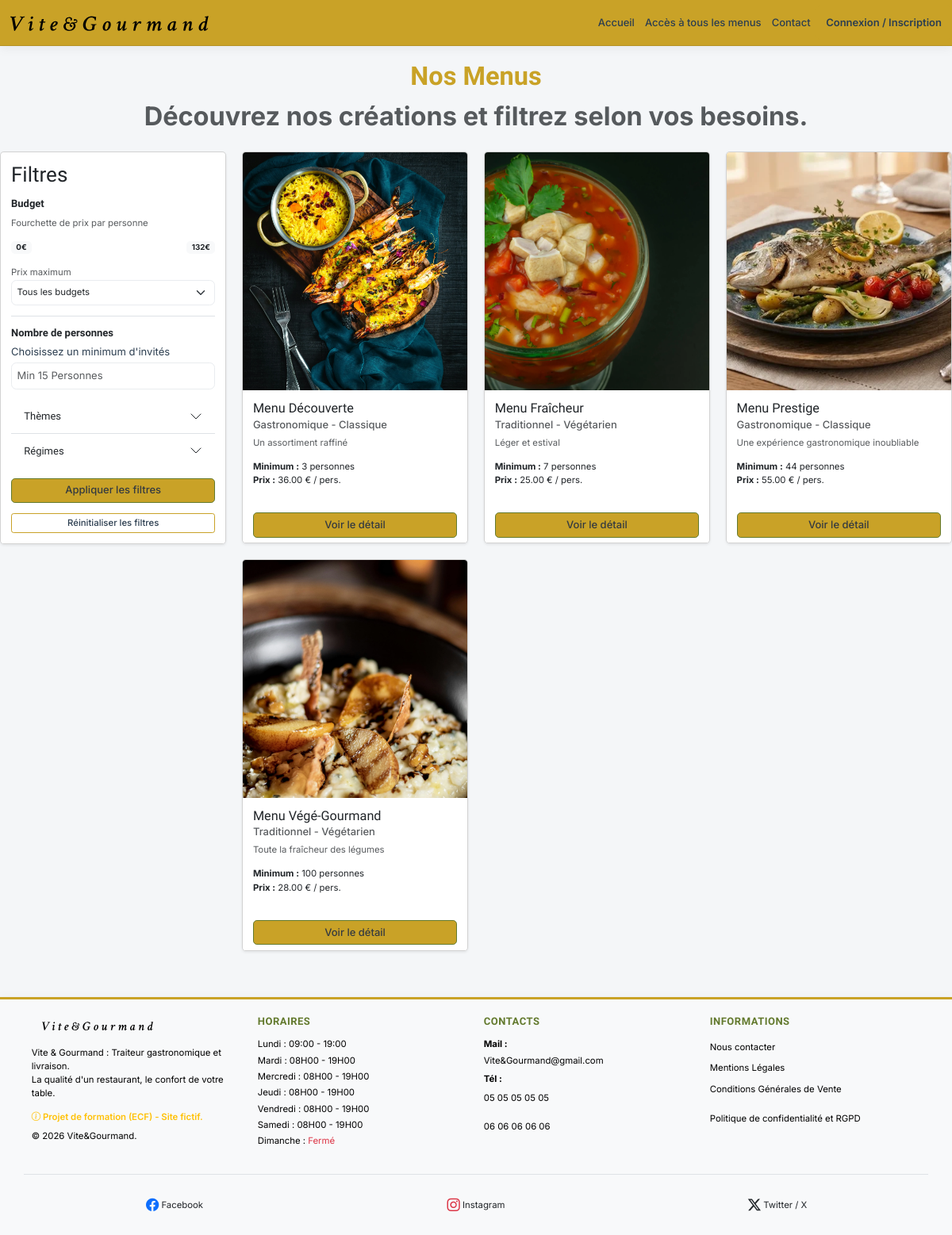
/?page=search, run on the app's committed database.
### tables this page shows
CREATE TABLE
  `vg_plat` (
    `plat_id` int (11) NOT NULL AUTO_INCREMENT,
    `titre_plat` varchar(50) NOT NULL,
    `description_plat` varchar(255) DEFAULT NULL,
    `photo` varchar(255) DEFAULT NULL,
    `categorie` varchar(50) DEFAULT NULL,
    `is_active` tinyint (1) NOT NULL DEFAULT 1,
    PRIMARY KEY (`plat_id`)
  );

CREATE TABLE
  `vg_horaire` (
    `horaire_id` int (11) NOT NULL,
    `jour` varchar(50) NOT NULL,
    `heure_ouverture` varchar(50) DEFAULT NULL,
    `heure_fermeture` varchar(50) DEFAULT NULL
  );

### app/Controllers/UserController/MenuController.php (called while the page is built, shortened)
<?php
class MenuController
{
    public static function searchMenu(\PDO $db)
    {
        $nomMenu = isset($_GET['nomMenu']) ? trim($_GET['nomMenu']) : '';
        try {
            if (!empty($nomMenu)) {
                $menus = MenuManager::get(
                    $db,
                    null,
                    ['titre' => $nomMenu],
                    true
                );
            } else {
                $menus = MenuManager::get($db, null, [], true);
            }
        } catch (\PDOException $e) {
            error_log("Erreur lors de la recherche du menu : " . $e->getMessage());
            $menus = [];
        }
        require_once ROOT_PATH . '/app/Views/layout/header.php';
        require_once ROOT_PATH . '/app/Views/user/search.Menu.view.php';
        require_once ROOT_PATH . '/app/Views/layout/footer.php';
    }
}

### public/index.php (called while the page is built, shortened)
<?php
require_once ROOT_PATH . '/app/Autoloader.php';
$db = (new Database())->connect();
$controllerClass = $route['class'];
$action = $route['action'];
$params = [$db];
$controllerClass::$action(...$params);

### app/Autoloader.php (called while the page is built, shortened)
<?php
class Autoloader
{
    public static function register()
    {
        spl_autoload_register(function ($class) {
            $class = str_replace('App\\', '', $class);
            $path = __DIR__ . '/' . str_replace('\\', '/', $class) . '.php';
        });
    }
}

### app/Managers/MenuManager.php (called while the page is built, shortened)
<?php
class MenuManager
{
    public static function get(\PDO $db, ?int $id = null, array $filters = [], bool $format = false)
    {
        try {
            $sql = "SELECT vg_menu.*, vg_theme.libelle as theme_libelle, vg_regime.libelle as regime_libelle,
            delai_commande, conditions_stockage, vg_plat.plat_id,
 vg_plat.titre_plat, vg_plat.photo, vg_plat.categorie
        FROM vg_menu
        LEFT JOIN vg_theme ON vg_menu.theme_id = vg_theme.theme_id
        LEFT JOIN vg_regime ON vg_menu.regime_id = vg_regime.regime_id
        LEFT JOIN vg_menu_plat ON vg_menu.menu_id = vg_menu_plat.menu_id
        LEFT JOIN vg_plat ON vg_menu_plat.plat_id = vg_plat.plat_id
        WHERE 1=1
        AND vg_menu.is_active = 1";
            $params = [];
            $sql .= " ORDER BY vg_menu.titre ASC";
            $stmt = $db->prepare($sql);
            $stmt->execute($params);
            $rawResults = $stmt->fetchAll(\PDO::FETCH_ASSOC);
            if ($format === true) {
                $menusGroupes = [];
                foreach ($rawResults as $row) {
                    $menuId = $row['menu_id'];
                    if (!isset($menusGroupes[$menuId])) {
                        $menusGroupes[$menuId] = [
                            'menu_id' => $row['menu_id'],
                            'titre' => $row['titre'],
                            'description_menu' => $row['description_menu'],
                            'prix_par_personne' => $row['prix_par_personne'],
                            'nombre_personne_minimum' => $row['nombre_personne_minimum'],
                            'vg_theme' => ['libelle' => $row['theme_libelle'] ?? 'Non défini'],
                            'regime' => $row['regime_libelle'] ?? 'Non défini',
                            'plats_structures' => [
                                'Entrée' => null,
                                'Plat' => null,
                                'Dessert' => null
                            ]
                        ];
                    }
                    if (!empty($row['plat_id'])) {
                        $categorie = trim($row['categorie']);
                        $categories = [
                            'entrée' => 'Entrée',
                            'entree' => 'Entrée',
                            'plat' => 'Plat',
                            'dessert' => 'Dessert'
                        ];
                        $categorieNormalisee = $categories[mb_strtolower($categorie)] ?? null;
                        if ($categorieNormalisee !== null) {
                            $menusGroupes[$menuId]['plats_structures'][$categorieNormalisee] = [
                                'plat_id' => $row['plat_id'],
                                'titre_plat' => $row['titre_plat'],
                                'photo' => $row['photo']
                            ];
                        }
                    }
                }
                return array_values($menusGroupes);
            }
            return $rawResults;
        } catch (\PDOException $e) {
            error_log("ERREUR MenuManager::get() : " . $e->getMessage());
            return false;
        }
    }
}

### app/Models/Timetable.php (called while the page is built, shortened)
<?php
class Timetable
{
    public function __construct(
        int $timetable_id,
        string $jour,
        ?string $heure_ouverture,
        ?string $heure_fermeture
    ) {
        $this->jour = $jour;
        $this->heure_ouverture = $heure_ouverture;
        $this->heure_fermeture = $heure_fermeture;
    }
    public static function ShowTimetable(\PDO $db, array $timetables = [])
    {
        try {
            $stmt = $db->query("SELECT * FROM vg_horaire");
            $timetables = [];
            while ($row = $stmt->fetch(\PDO::FETCH_ASSOC)) {
                $timetables[] = new Timetable(
                    (int)$row['horaire_id'],
                    $row['jour'],
                    $row['heure_ouverture'],
                    $row['heure_fermeture']
                );
            }
            return $timetables;
        } catch (\PDOException $e) {
            error_log("Erreur lors de la récupération des horaires : " . $e->getMessage());
            return [];
        }
    }
}

### app/Views/user/search.Menu.view.php (the view, shortened to what this page needs)
<main class="container-fluid py-4">
    <header class="mb-4 titre-search">
        <h1>Nos Menus</h1>
        <p class="text-muted">Découvrez nos créations et filtrez selon vos besoins.</p>
    </header>
    <div class="row">
        <aside class="col-md-3">
            <div class="card p-3 shadow-sm sticky-top" style="top: 20px;">
                <h2 class="mb-3">Filtres</h2>
                <form id="filterForm">
                    <div class="filter-group border-bottom pb-3 mb-3">
                        <h3 class="h6 fw-bold">Budget</h3>
                        <label class="small text-muted">Fourchette de prix par personne</label>
                        <div class="d-flex justify-content-between mb-3">
                            <span id="slider-min" class="badge bg-light text-dark">0€</span>
                            <span id="slider-max" class="badge bg-light text-dark">132€</span>
                        </div>
                        <label for="price-max-select" class="small text-muted">Prix maximum</label>
                        <select class="form-select form-select-sm" name="prix_max" id="price-max-select">
                            <option value="">Tous les budgets</option>
                        </select>
                    </div>
                    <div class="mb-3">
                        <h3 class="h6 fw-bold">Nombre de personnes</h3>
                        <label class="form-label">Choisissez un minimum d'invités</label>
                        <input type="number" class="form-control" name="nombre_personne_minimum" min="15" max="150" placeholder="Min 15 Personnes">
                    </div>
                    <div class="accordion accordion-flush" id="filterAccordion">
                        <div class="accordion-item">
                            <h3 class="accordion-header">
                                <button type="button" class="accordion-button collapsed" data-bs-toggle="collapse" data-bs-target="#theme">Thèmes</button>
                            </h3>
                        </div>
                        <div class="accordion-item">
                            <h3 class="accordion-header">
                                <button type="button" class="accordion-button collapsed" data-bs-toggle="collapse" data-bs-target="#regime">Régimes</button>
                            </h3>
                        </div>
                    </div>
                    <button type="submit" class="btn btn-outline-primary w-100 mt-3">Appliquer les filtres</button>
                    <button type="button" class="btn btn-outline-secondary btn-sm w-100 mt-3" id="reset-filters">Réinitialiser les filtres</button>
                </form>
            </div>
        </aside>
        <section class="col-md-9">
            <div class="row row-cols-1 row-cols-lg-3 g-4" id="menu-container">
                <?php if (isset($menus) && !empty($menus)): ?>
                    <?php foreach ($menus as $menu): ?>
                        <div class="col">
                            <div class="card h-100 shadow-sm">
                                <?php
                                $plats = $menu['plats_structures'] ?? [];
                                $platPrincipal = $plats['Plat'] ?? $plats['Entrée'] ?? $plats['Dessert'] ?? null;
                                $photoUrl = !empty($platPrincipal['photo']) ? $platPrincipal['photo'] : 'assets/img/plats/default.webp';
                                ?>
                                <img src="<?= htmlspecialchars($photoUrl, ENT_QUOTES, 'UTF-8') ?>"
                                    class="card-img-top"
                                    alt="Illustration <?= htmlspecialchars($menu['titre'], ENT_QUOTES, 'UTF-8') ?>"
                                    style="height: 300px; object-fit: cover;">
                                <div class="card-body">
                                    <h3 class="card-title h5"><?= htmlspecialchars($menu['titre']) ?></h3>
                                    <?php
                                    $theme = $menu['vg_theme']['libelle'] ?? 'Thème non défini';
                                    $regime = $menu['regime'] ?? 'Régime classique';
                                    ?>
                                    <h4 class="card-subtitle mb-2 text-muted h6">
                                        <?= htmlspecialchars($theme) ?> - <?= htmlspecialchars($regime) ?>
                                    </h4>
                                    <p class="card-text text-muted small"><?= htmlspecialchars($menu['description_menu']) ?></p>
                                    <ul class="list-unstyled small">
                                        <li><strong>Minimum :</strong> <?= htmlspecialchars($menu['nombre_personne_minimum']) ?> personnes</li>
                                        <li><strong>Prix :</strong> <?= number_format($menu['prix_par_personne'], 2) ?> € / pers.</li>
                                    </ul>
                                </div>
                                <div class="card-footer bg-transparent border-0">
                                    <a href="index.php?page=details-menu&menu_id=<?= $menu['menu_id'] ?>" class="btn btn-primary w-100">
                                        Voir le détail
                                    </a>
                                </div>
                            </div>
                        </div>
                    <?php endforeach; ?>
                <?php else: ?>
                    <div class="col-12 alert alert-info">Aucun menu disponible pour le moment.</div>
                <?php endif; ?>
            </div>
        </section>
    </div>
</main>

### app/Views/layout/footer.php (shortened to what this page needs)
<footer class="container-fluid mt-5 p-4 bg-light text-black">
    <div class="container">
        <div class="row row-30">
           <div class="col-md-3">
    <a class="navbar-brand d-inline-block py-1" href="?page=home">
        <img src="assets/img/others/Logo.svg" alt="Logo de la societé Vite & Gourmand" width="140" height="37">
    </a>
    <p class="mt-3 small">
        Vite & Gourmand : Traiteur gastronomique et livraison.<br>
        La qualité d'un restaurant, le confort de votre table.
    </p>
    <p class="small text-warning fw-semibold mb-2">
        <i class="bi bi-info-circle"></i> Projet de formation (ECF) - Site fictif.
    </p>
    <p class="rights small">© <span class="copyright-year">2026</span> Vite&Gourmand.</p>
</div>
            <div class="col-md-3">
                <h3>Horaires</h3>
                <ul class="list-unstyled small">
                    <?php
                    if (isset($db)) {
                        require_once ROOT_PATH . '/app/Models/Timetable.php';
                        $timetables = Timetable::ShowTimetable($db);
                        foreach ($timetables as $timetable): ?>
                            <li><?= htmlspecialchars($timetable->jour) ?> :
                                <?php
                                if (empty($timetable->heure_fermeture)): ?>
                                    <span class="text-danger-accessible">Fermé</span>
                                <?php else: ?>
                                    <?= htmlspecialchars($timetable->heure_ouverture ?? '') ?> - <?= htmlspecialchars($timetable->heure_fermeture ?? '') ?>
                                <?php endif; ?>
                            </li>
                    <?php endforeach;
                    }
                    ?>
                </ul>
            </div>
            <div class="col-md-3">
                <h3>Contacts</h3>
                <dl class="contact-list small">
                    <dt>Mail :</dt>
                    <dd><a href="mailto:vite&gourmand@gmail.com" class="text-black d-inline-block py-1">Vite&Gourmand@gmail.com</a></dd>
                    <dt>Tél :</dt>
                    <dd class="d-flex flex-column gap-2">
                        <a href="tel:0531053105" class="text-black d-inline-block py-2 text-decoration-none">05 05 05 05 05</a>
                        <a href="tel:0665066506" class="text-black d-inline-block py-2 text-decoration-none">06 06 06 06 06</a>
                    </dd>
                </dl>
            </div>
            <div class="col-md-3">
                <h3>Informations</h3>
                <ul class="nav-list list-unstyled small">
                    <li><a href="?page=contact" class="text-black d-block py-1">Nous contacter</a></li>
                    <li><a href="?page=mention" class="text-black d-block py-1">Mentions Légales</a></li>
                    <li><a href="?page=mention#cgv" class="text-black d-block py-1">Conditions Générales de Vente</a></li>
                </ul>
                <ul class="nav-list list-unstyled small">
                    <li><a href="?page=mention#rgpd" class="text-black d-block py-1">Politique de confidentialité et RGPD</a></li>
                </ul>
            </div>
        </div>
    </div>
    <div class="container mt-4 pt-4 border-top">
        <div class="row text-center">
            <div class="col">
                <a href="https://facebook.com" target="_blank" rel="noopener noreferrer" class="text-dark text-decoration-none small d-inline-flex align-items-center gap-1 py-2 px-2">
                    <i class="bi bi-facebook fs-5 text-primary"></i> Facebook
                </a>
            </div>
            <div class="col">
                <a href="https://instagram.com" target="_blank" rel="noopener noreferrer" class="text-dark text-decoration-none small d-inline-flex align-items-center gap-1 py-2 px-2">
                    <i class="bi bi-instagram fs-5 text-danger"></i> Instagram
                </a>
            </div>
            <div class="col">
                <a href="https://twitter.com" target="_blank" rel="noopener noreferrer" class="text-dark text-decoration-none small d-inline-flex align-items-center gap-1 py-2 px-2">
                    <i class="bi bi-twitter-x fs-5 text-dark"></i> Twitter / X
                </a>
            </div>
        </div>
    </div>
</footer>

### data on the page
vg_plat: photo (picture)
vg_plat: photo (picture)
vg_plat: photo (picture)
vg_plat: photo (picture)
vg_horaire: jour "Lundi", heure_ouverture "09:00", heure_fermeture "19:00"
vg_horaire: jour "Mardi", heure_ouverture "08H00", heure_fermeture "19H00"
vg_horaire: jour "Mercredi", heure_ouverture "08H00", heure_fermeture "19H00"
vg_horaire: jour "Jeudi", heure_ouverture "08H00", heure_fermeture "19H00"
vg_horaire: jour "Vendredi", heure_ouverture "08H00", heure_fermeture "19H00"
vg_horaire: jour "Samedi", heure_ouverture "08H00", heure_fermeture "19H00"
vg_horaire: jour "Dimanche", shows "Fermé"

### other printed values
$menu['titre'] "Menu Découverte"
$theme "Gastronomique"
$regime "Classique"
$menu['description_menu'] "Un assortiment raffiné"
$menu['nombre_personne_minimum'] "3"
$menu['prix_par_personne'] "36.00"
$menu['titre'] "Menu Fraîcheur"
$theme "Traditionnel"
$regime "Végétarien"
$menu['description_menu'] "Léger et estival"
$menu['nombre_personne_minimum'] "7"
$menu['prix_par_personne'] "25.00"
$menu['titre'] "Menu Prestige"
$menu['description_menu'] "Une expérience gastronomique inoubliable"
$menu['nombre_personne_minimum'] "44"
